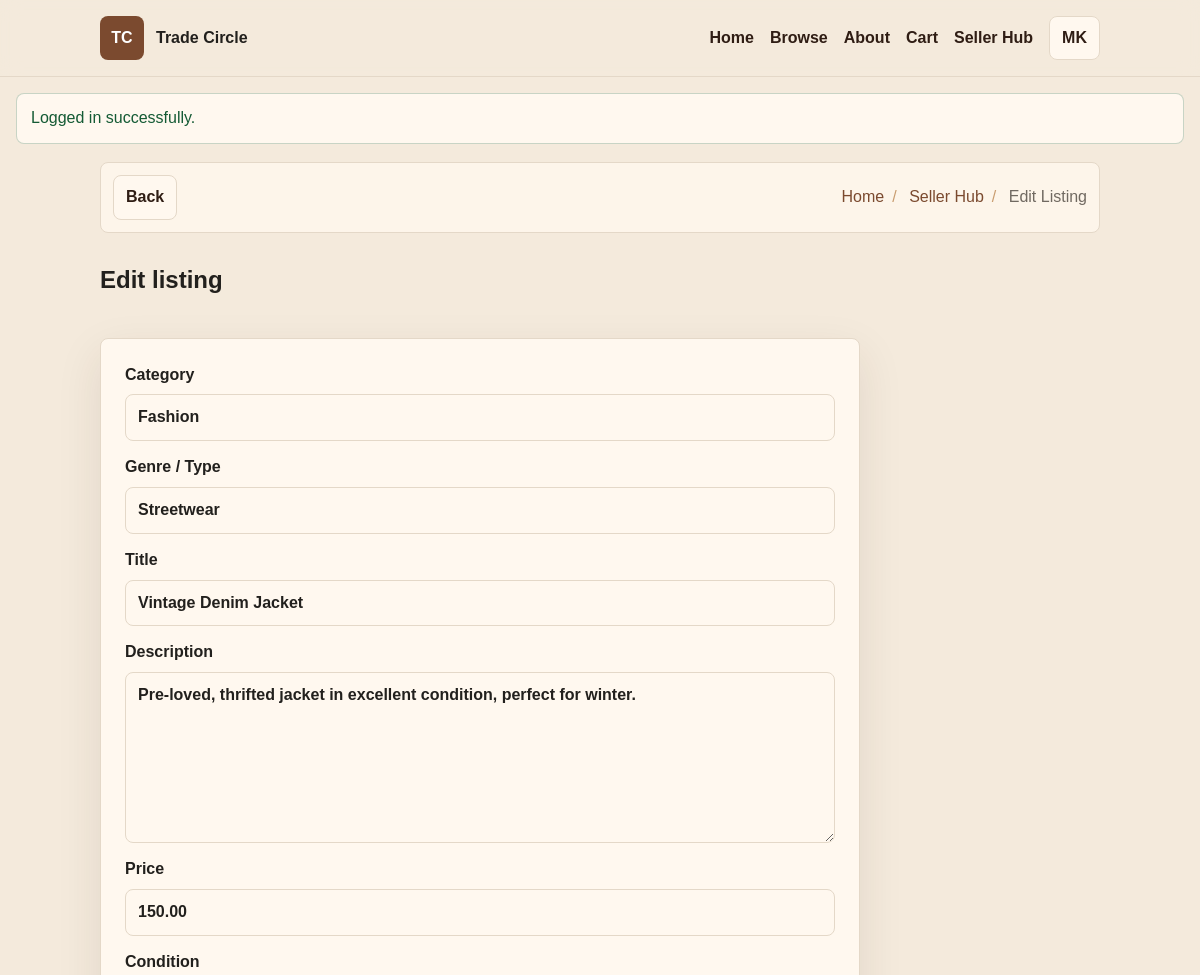
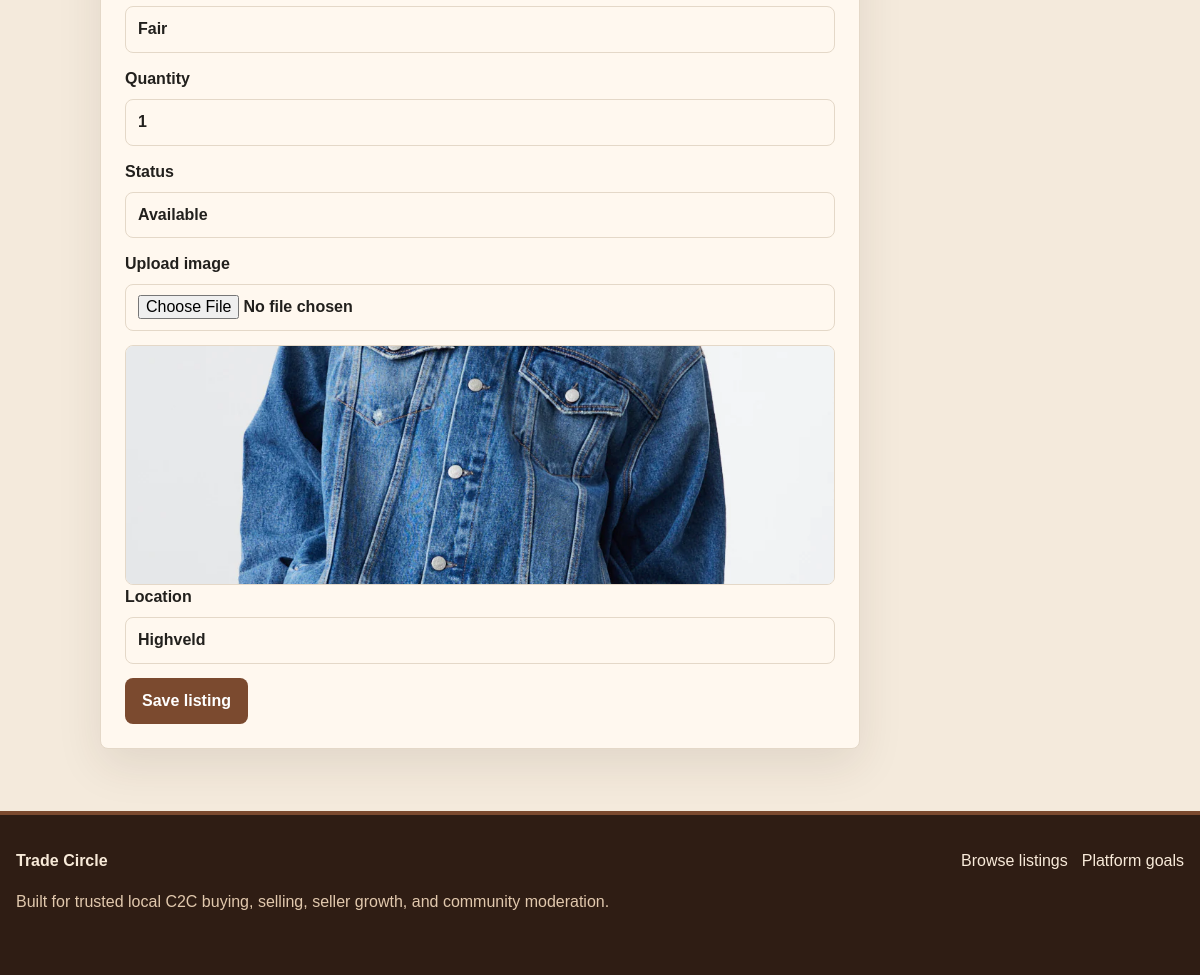
The page /seller_listing_form.php?id=2 (signed in) on the database its author committed (2 pictures, top to bottom).
### tables this page shows
CREATE TABLE `users` (
  `id` int(11) NOT NULL,
  `full_name` varchar(120) NOT NULL,
  `email` varchar(160) NOT NULL,
  `password` varchar(120) NOT NULL,
  `role` enum('buyer','seller','admin','superadmin') NOT NULL DEFAULT 'buyer',
  `phone` varchar(40) DEFAULT NULL,
  `id_number` varchar(13) DEFAULT NULL,
  `location` varchar(160) DEFAULT NULL,
  `address_line1` varchar(160) DEFAULT NULL,
  `address_line2` varchar(160) DEFAULT NULL,
  `suburb` varchar(120) DEFAULT NULL,
  `city` varchar(120) DEFAULT NULL,
  `province` varchar(120) DEFAULT NULL,
  `zip_code` varchar(12) DEFAULT NULL,
  `bio` text DEFAULT NULL,
  `verification_status` enum('unverified','pending','approved','rejected') NOT NULL DEFAULT 'unverified',
  `status` enum('active','suspended') NOT NULL DEFAULT 'active'
);

CREATE TABLE `listings` (
  `id` int(11) NOT NULL,
  `seller_id` int(11) NOT NULL,
  `category_id` int(11) NOT NULL,
  `title` varchar(140) NOT NULL,
  `description` text NOT NULL,
  `price` decimal(10,2) NOT NULL,
  `item_condition` enum('new','like_new','good','fair','service') NOT NULL DEFAULT 'good',
  `genre` varchar(80) DEFAULT NULL,
  `quantity` int(11) NOT NULL DEFAULT 1,
  `status` enum('available','pending','sold','cancelled','hidden') NOT NULL DEFAULT 'available',
  `image_path` varchar(255) DEFAULT NULL,
  `location` varchar(160) DEFAULT NULL
);

CREATE TABLE `categories` (
  `id` int(11) NOT NULL,
  `name` varchar(80) NOT NULL,
  `description` varchar(255) DEFAULT NULL
);

### includes/db.php (called while the page is built, shortened)
<?php
function db(): PDO
{
    static $pdo = null;
    if ($pdo instanceof PDO) {
        return $pdo;
    }
    $dsn = 'mysql:host=' . DB_HOST . ';port=' . DB_PORT . ';dbname=' . DB_NAME . ';charset=' . DB_CHARSET;
    $pdo = new PDO($dsn, DB_USER, DB_PASS, [
        PDO::ATTR_ERRMODE => PDO::ERRMODE_EXCEPTION,
        PDO::ATTR_DEFAULT_FETCH_MODE => PDO::FETCH_ASSOC,
        PDO::ATTR_EMULATE_PREPARES => false,
    ]);
    return $pdo;
}

### includes/auth.php (called while the page is built, shortened)
<?php
require_once __DIR__ . '/functions.php';
function current_user(): ?array
{
    static $cachedUser = null;
    if ($cachedUser && (int) $cachedUser['id'] === (int) $_SESSION['user_id']) {
        return $cachedUser;
    }
    $stmt = db()->prepare('SELECT * FROM users WHERE id = ? LIMIT 1');
    $stmt->execute([(int) $_SESSION['user_id']]);
    $user = $stmt->fetch();
    $cachedUser = $user ?: null;
    return $cachedUser;
}
function is_logged_in(): bool
{
    return current_user() !== null;
}
function has_role(array|string $roles): bool
{
    $user = current_user();
    return in_array($user['role'], (array) $roles, true);
}
function require_login(): void
{
    if (!is_logged_in()) {
        flash('warning', 'Please log in to continue.');
        redirect('login.php');
    }
}
function require_role(array|string $roles): void
{
    require_login();
}

### seller_listing_form.php (the view, shortened to what this page needs)
<?php
require_role('seller');
$user = current_user();
$listingId = (int) ($_GET['id'] ?? 0);
$listing = null;
if ($listingId > 0) {
    $stmt = db()->prepare('SELECT * FROM listings WHERE id = ? AND seller_id = ?');
    $stmt->execute([$listingId, $user['id']]);
    $listing = $stmt->fetch();
}
$pageTitle = $listing ? 'Edit Listing' : 'Create Listing';
$categoryRows = categories();
$selectedGenre = (string) ($_POST['genre'] ?? $listing['genre'] ?? '');
$value = fn(string $key, mixed $default = '') => e($_POST[$key] ?? $listing[$key] ?? $default);
require_once __DIR__ . '/includes/header.php';
?>
<section class="section-shell narrow">
    <div class="section-heading">
        <h1><?= $listing ? 'Edit listing' : 'Create listing' ?></h1>
    </div>
    <form class="form-card" method="post" enctype="multipart/form-data">
        <label>Category
            <select name="category_id" required data-category-filter>
                <?php foreach ($categoryRows as $category): ?>
                    <option value="<?= (int) $category['id'] ?>" data-category-name="<?= e($category['name']) ?>" <?= (int) ($_POST['category_id'] ?? $listing['category_id'] ?? 0) === (int) $category['id'] ? 'selected' : '' ?>>
                        <?= e($category['name']) ?>
                    </option>
                <?php endforeach; ?>
            </select>
        </label>
        <label>Genre / Type
            <select name="genre" data-genre-filter data-selected="<?= e($selectedGenre) ?>">
                <option value="">Choose type</option>
            </select>
        </label>
        <label>Title <input type="text" name="title" value="<?= $value('title') ?>" required></label>
        <label>Description <textarea name="description" rows="6" required><?= $value('description') ?></textarea></label>
        <label>Price <input type="number" name="price" step="0.01" min="1" value="<?= $value('price', '100.00') ?>" required></label>
        <label>Condition
            <select name="item_condition">
                <?php foreach (['new', 'like_new', 'good', 'fair', 'service'] as $condition): ?>
                    <option value="<?= e($condition) ?>" <?= ($_POST['item_condition'] ?? $listing['item_condition'] ?? 'good') === $condition ? 'selected' : '' ?>><?= e(status_label($condition)) ?></option>
                <?php endforeach; ?>
            </select>
        </label>
        <label>Quantity <input type="number" name="quantity" min="0" value="<?= $value('quantity', '1') ?>"></label>
        <label>Status
            <select name="status">
                <?php foreach (['available', 'pending', 'sold', 'cancelled', 'hidden'] as $status): ?>
                    <option value="<?= e($status) ?>" <?= ($_POST['status'] ?? $listing['status'] ?? 'available') === $status ? 'selected' : '' ?>><?= e(status_label($status)) ?></option>
                <?php endforeach; ?>
            </select>
        </label>
        <label>Upload image <input type="file" name="listing_image" accept="image/*" data-image-input></label>
        <div class="upload-preview">
            <?php if ($value('image_path')): ?>
                <img src="<?= e($value('image_path')) ?>" alt="Current listing image" data-image-preview>
            <?php else: ?>
                <img src="" alt="Listing image preview" data-image-preview hidden>
            <?php endif; ?>
        </div>
        <label>Location <input type="text" name="location" value="<?= $value('location', $user['location']) ?>"></label>
        <button class="button button-primary" type="submit">Save listing</button>
    </form>
</section>
<?php require_once __DIR__ . '/includes/footer.php'; ?>

### includes/header.php (shortened to what this page needs)
<?php
$pageTitle = $pageTitle ?? APP_NAME;
$user = current_user();
$cartCount = get_cart_count();
$crumbs = breadcrumbs($pageTitle);
$logoFile = __DIR__ . '/../assets/images/logo.png';
$hasLogo = is_file($logoFile) && filesize($logoFile) > 0;
$flashMessages = pull_flash();
?>
<!doctype html>
<html lang="en" data-theme="light">
<head>
    <link rel="stylesheet" href="<?= e(url_for('assets/css/styles.css')) ?>">
</head>
<body class="page-<?= e(str_replace(['.php', '_'], ['', '-'], page_file())) ?>">
<header class="site-header">
    <nav class="nav-shell" aria-label="Main navigation">
        <a class="brand" href="<?= e(url_for('index.php')) ?>">
            <span class="brand-mark <?= $hasLogo ? '' : 'brand-fallback' ?>">
            </span>
            <span>
                <strong><?= e(APP_NAME) ?></strong>
            </span>
        </a>
        <div class="nav-links" data-nav-menu>
            <?= nav_link('index.php', 'Home', 'home') ?>
            <?= nav_link('listings.php', 'Browse', 'browse') ?>
            <?= nav_link('about.php', 'About', 'about') ?>
            <?= nav_link('cart.php', 'Cart' . ($cartCount ? ' (' . $cartCount . ')' : ''), 'cart') ?>
            <?php if ($user): ?>
                <?php if ($user['role'] === 'seller'): ?>
                    <?= nav_link('seller_dashboard.php', 'Seller Hub', 'seller') ?>
                <?php endif; ?>
                <div class="profile-menu">
                    <button class="profile-trigger" type="button" data-profile-toggle aria-expanded="false">
                        <span><?= e(initials($user['full_name'])) ?></span>
                    </button>
                </div>
            <?php endif; ?>
        </div>
    </nav>
</header>
<main>
    <?php if ($flashMessages): ?>
        <div class="flash-wrap" aria-live="polite">
            <?php foreach ($flashMessages as $message): ?>
                <div class="flash flash-<?= e($message['type']) ?>"><?= e($message['message']) ?></div>
            <?php endforeach; ?>
        </div>
    <?php endif; ?>
    <?php if (!in_array(page_file(), ['index.php', ''], true)): ?>
        <nav class="breadcrumb-shell" aria-label="Breadcrumb">
            <button class="back-button" type="button" data-back-button data-home-url="<?= e(url_for('index.php')) ?>"><?= nav_icon('back') ?><span>Back</span></button>
            <ol class="breadcrumbs">
                <?php foreach ($crumbs as $crumb): ?>
                    <li>
                        <?php if ($crumb['url']): ?>
                            <a href="<?= e($crumb['url']) ?>"><?= e($crumb['label']) ?></a>
                        <?php else: ?>
                            <span><?= e($crumb['label']) ?></span>
                        <?php endif; ?>
                    </li>
                <?php endforeach; ?>
            </ol>
        </nav>
    <?php endif; ?>

### rows shown on the page
users: full_name "MK", location "Highveld"
listings: category_id "Fashion", genre "Streetwear", title "Vintage Denim Jacket", description "Pre-loved, thrifted jacket in excellent condition, perfect for winter.", price "150.00", quantity "1", image_path (picture)

### other values the page prints
APP_NAME "Trade Circle"
$label "Home Browse About Cart Seller Hub"
$message['message'] "Logged in successfully."
$crumb['label'] "Home"
$crumb['label'] "Seller Hub"
$crumb['label'] "Edit Listing"
form field item_condition "Fair"
form field status "Available"
